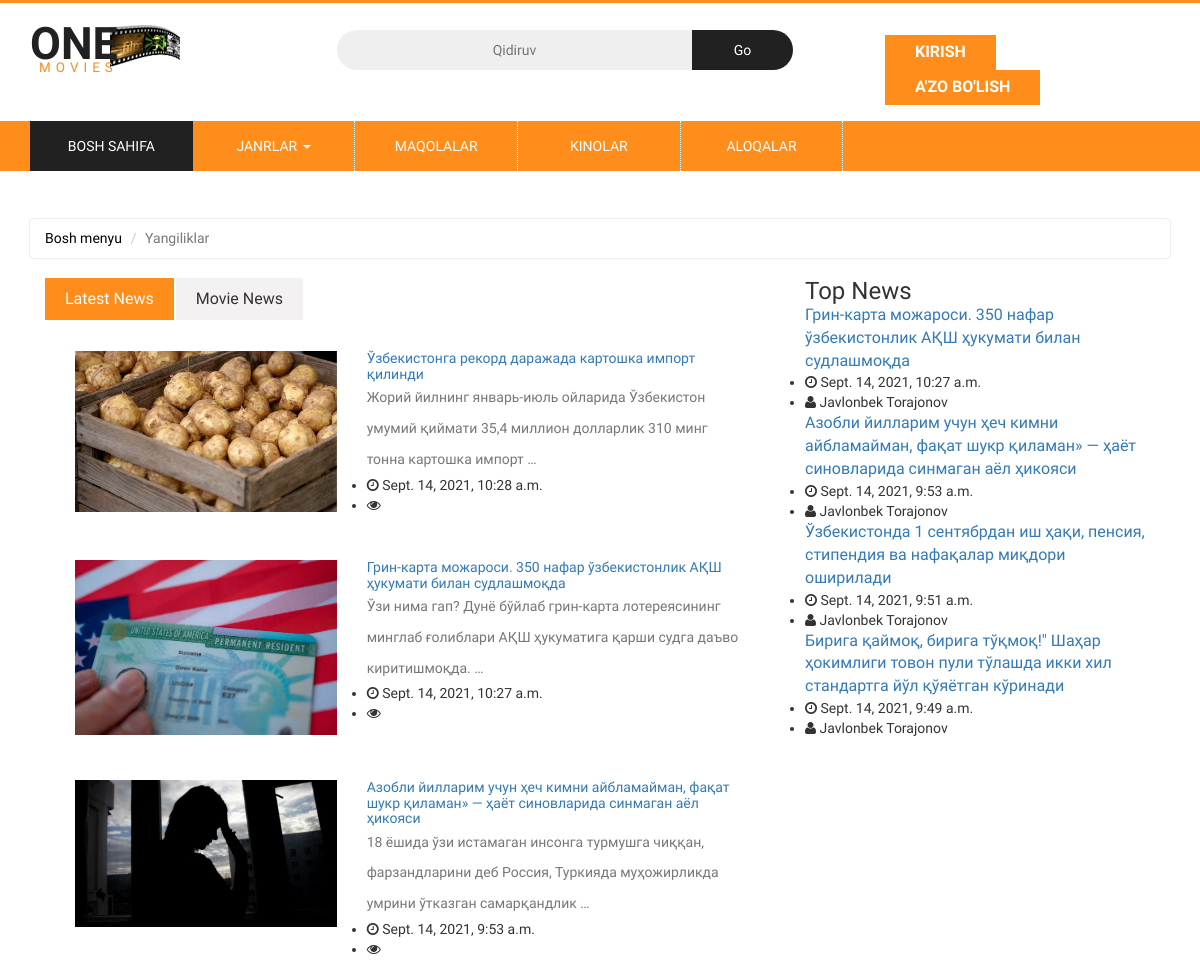
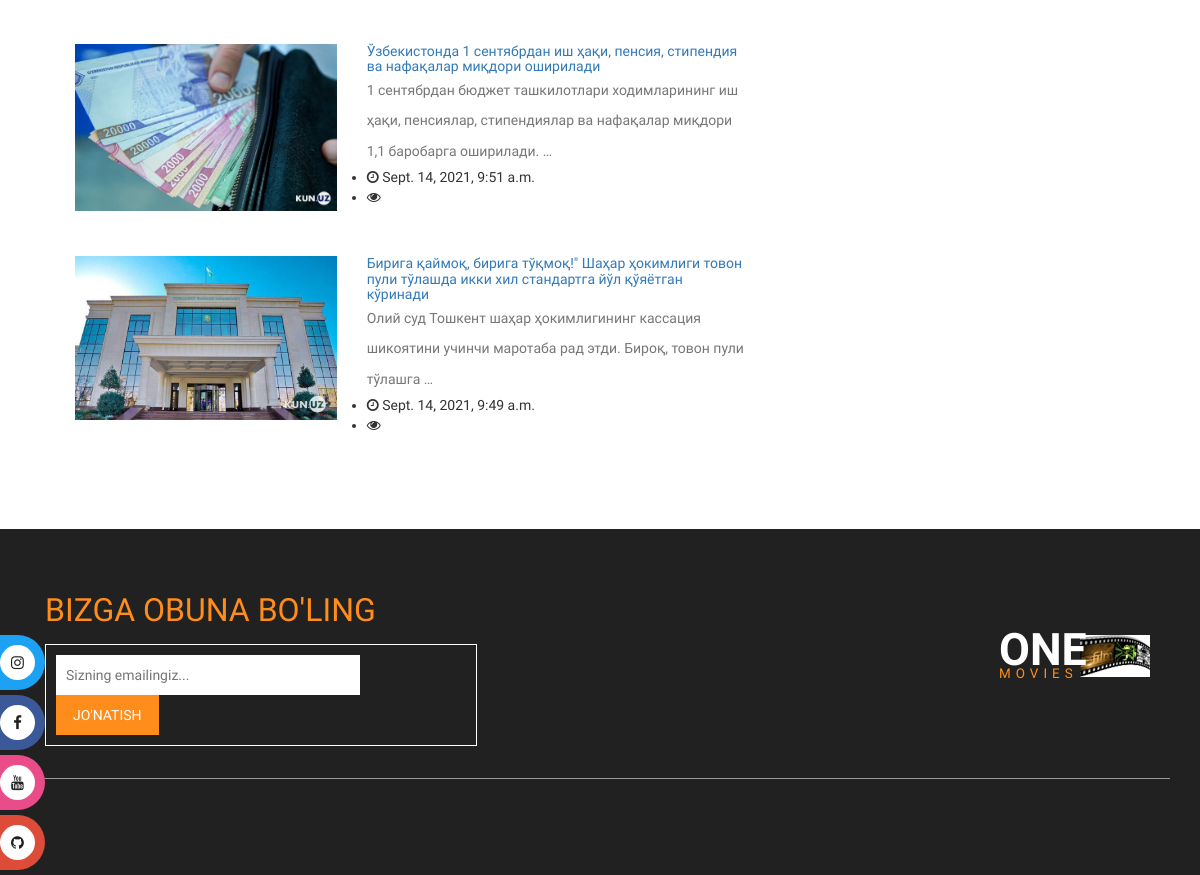
/posts/, run on the app's committed database (2 pictures, top to bottom).
### movie/models.py (models this page shows, shortened)
class Post(models.Model):
	title = models.CharField('Maqola nomi', max_length=450)
	slug = models.SlugField('*', max_length=100, unique=True)
	category = models.ForeignKey(
		PostCategory,
		on_delete=models.CASCADE,
		related_name='posts'
		)
	tag = models.ManyToManyField(Tags, related_name='posts')
	views = models.PositiveIntegerField('Views', default=0)
	top = models.BooleanField('Top post', default=False)
	body = models.TextField('Matni')
	image = models.ImageField('Poster', upload_to='post_posters/')
	author = models.CharField('Muallif', max_length=50)
	published = models.DateTimeField("Qo'shilgan sana", auto_now_add=True)
	class Meta:
		verbose_name = 'Maqola'
		verbose_name_plural = 'Maqolalar'
		ordering = ['-id']

### movie/views.py (the view)
# urls.py: path('posts/', views.AllPostView.as_view(), name='posts'),
class AllPostView(ListView):
	model = Post
	paginated_by = 10
	template_name = 'news.html'
	context_object_name = 'posts'

### movie/context_pro.py (called while the page is built)
def view_all(request):
	context = {
		'latest_post':Post.objects.all()[:5],
		'top_post':Post.objects.filter(top=True),
		'genres':Genre.objects.all(),
		'movies':Movie.objects.all().order_by('-id')[:6],
		'all_movies':Movie.objects.all().order_by('-id'),
	}
	return context

### movie/models.py (called while the page is built)
	def get_absolute_url(self):
		return reverse('movie:genre_detail', kwargs={'genre':self.slug})

### templates/news.html (shortened to what this page needs)
{% extends 'wrapper.html' %}
{% load static %}
{% block content %}
<div class="general_social_icons">
	<nav class="social">
		<ul>
			<li class="w3_twitter"><a href="https://www.instagram.com/javlonbek_dev">Instagram <i class="fa fa-instagram"></i></a></li>
			<li class="w3_facebook"><a href="https://www.facebook.com/javlonbek.torajonov.5">Facebook <i class="fa fa-facebook"></i></a></li>
			<li class="w3_dribbble"><a href="https://www.youtube.com/channel/UCv5X0oO1NxSOnDA5Vc63ucQ">Youtube <i class="fa fa-youtube"></i></a></li>
			<li class="w3_g_plus"><a href="https://www.github.com/Torajonov">GitHub <i class="fa fa-github"></i></a></li>
		</ul>
  </nav>
</div>
	<div class="faq">
			<div class="container">
				<div class="agileits-news-top">
					<ol class="breadcrumb">
					  <li><a href="{% url 'movie:home' %}">Bosh menyu</a></li>
					  <li class="active">Yangiliklar</li>
					</ol>
				</div>
				<div class="agileinfo-news-top-grids">
					<div class="col-md-8 wthree-top-news-left">
						<div class="wthree-news-left">
							<div class="bs-example bs-example-tabs" role="tabpanel" data-example-id="togglable-tabs">
								<ul id="myTab" class="nav nav-tabs" role="tablist">
									<li role="presentation" class="active"><a href="#home1" id="home1-tab" role="tab" data-toggle="tab" aria-controls="home1" aria-expanded="true">Latest News</a></li>
									<li role="presentation"><a href="#w3bsd" role="tab" id="w3bsd-tab" data-toggle="tab" aria-controls="w3bsd">Movie News</a></li>
								</ul>
								<div id="myTabContent" class="tab-content">
									<div role="tabpanel" class="tab-pane fade in active" id="home1" aria-labelledby="home1-tab">
			{% for post in posts %}
			<div class="wthree-news-top-left">
				<div class="col-md-12 w3-agileits-news-left">
					<div class="col-sm-5 wthree-news-img">
						<a href="{% url 'movie:post_detail' post.slug %}">
							<img width="100%" height="auto" src="{{post.image.url}}" alt="" />
						</a>
					</div>
					<div class="col-sm-7 wthree-news-info">
						<h5><a href="{% url 'movie:post_detail' post.slug %}">{{post.title}}</a></h5>
						<p>{{post.body|truncatewords:'15'}}</p>
						<ul>
							<li><i class="fa fa-clock-o" aria-hidden="true"></i> {{post.published}}</li>
							<li><i class="fa fa-eye" aria-hidden="true"></i> {{post.view}}</li>
						</ul>
					</div>
					<div class="clearfix"> </div>
				</div>
			</div>
				<div class="clearfix"> </div>
				<br>
				<br>
			{% endfor %}
									</div>
								</div>
							</div>
						</div>
					</div>
					<div class="col-md-4 wthree-news-right">
						<div class="news-right-bottom">
							<div class="wthree-news-right-heading">
								<h3>Top News</h3>
							</div>
							<div class="news-right-bottom-bg">
								<div class="news-grids-bottom">
									{% for post in top_post %}
									<div class="top-news-grid">
										<div class="top-news-grid-heading">
											<a href="{{post.get_absolute_url}}">{{post.title}}</a>
										</div>
										<div class="w3ls-news-t-grid top-t-grid">
											<ul>
												<li><i class="fa fa-clock-o"></i> {{post.published}}</li>
												<li><i class="fa fa-user"></i> {{post.author}}</li>
											</ul>
										</div>
									</div>
									{% endfor %}
								</div>
							</div>
						</div>
					</div>
					<div class="clearfix"> </div>
				</div>
			</div>
	</div>
{% endblock %}

### templates/wrapper.html (shortened to what this page needs)
<!DOCTYPE html>
<html lang="en">
<head>
<link href="/static/css/bootstrap.css" rel="stylesheet" type="text/css" media="all" />
<link href="/static/css/style.css" rel="stylesheet" type="text/css" media="all" />
<link rel="stylesheet" href="/static/css/contactstyle.css" type="text/css" media="all" />
<link rel="stylesheet" href="/static/css/faqstyle.css" type="text/css" media="all" />
<link href="/static/css/single.css" rel='stylesheet' type='text/css' />
<link href="/static/css/medile.css" rel='stylesheet' type='text/css' />
<link href="/static/css/jquery.slidey.min.css" rel="stylesheet">
<link href="/static/css/popuo-box.css" rel="stylesheet" type="text/css" media="all" />
<link rel="stylesheet" href="/static/css/font-awesome.min.css" />
<link href="/static/css/owl.carousel.css" rel="stylesheet" type="text/css" media="all">
</head>
<body>
	<div class="header">
		<div class="container">
			<div class="w3layouts_logo">
				<a href="http://127.0.0.1:8000/"><h1>One<span>Movies</span></h1></a>
			</div>
			<div class="w3_search">
				<form action="{% url 'movie:search' %}" method="get">
					<input type="text" name="search" placeholder="Qidiruv" required="">
					<input type="submit" value="Go">
				</form>
			</div>
			<div class="w3l_sign_in_register">
				<ul>
					{% if request.user.is_authenticated %}
					<li>
						<a href="{% url 'accounts:logout' %}">Chiqish</a>
					</li>
					{% else %}
					<li>
						<a href="{% url 'accounts:login' %}">Kirish</a>
					</li>
					<li>
						<a href="{% url 'accounts:register' %}">A'zo bo'lish</a>
					</li>
					{% endif %}
				</ul>
			</div>
		</div>
	</div>
	<div class="movies_nav">
		<div class="container">
			<nav class="navbar navbar-default">
				<div class="collapse navbar-collapse navbar-right" id="bs-example-navbar-collapse-1">
					<nav>
						<ul class="nav navbar-nav">
							<li class="active"><a href="http://127.0.0.1:8000/">Bosh sahifa</a></li>
							<li class="dropdown">
								<a href="#" class="dropdown-toggle" data-toggle="dropdown">Janrlar <b class="caret"></b></a>
							</li>
							<li><a href="{% url 'movie:posts' %}">Maqolalar</a></li>
							<li><a href="{% url 'movie:movies' %}">Kinolar</a></li>
							<li><a href="{% url 'movie:aloqalar' %}">Aloqalar</a></li>
						</ul>
					</nav>
				</div>
			</nav>
		</div>
	</div>
{% block content %}
{% endblock%}
	<div class="footer">
		<div class="container">
			<div class="w3ls_footer_grid">
				<div class="col-md-6 w3ls_footer_grid_left">
					<div class="w3ls_footer_grid_left1">
						<h2>Bizga obuna bo'ling</h2>
						<div class="w3ls_footer_grid_left1_pos">
							<form action="#" method="post">
								<input type="email" name="email" placeholder="Sizning emailingiz..." required="">
							<a href="http://t.me/web_site_makers/">	<input type="submit" value="Jo'natish"></a>
							</form>
						</div>
					</div>
				</div>
				<div class="col-md-6 w3ls_footer_grid_right">
					<a href="index.html"><h2>One<span>Movies</span></h2></a>
				</div>
				<div class="clearfix"> </div>
			</div>
		</div>
	</div>
</body>
</html>

### static/css/contactstyle.css (style rules this page uses)
html, body { font-size: 100%; font-family: 'Roboto Condensed', sans-serif; background:#ffffff; }
ul li,ol li { font-size:14px; }
p { margin:0; font-size:0.9em; }
h1,h2,h3,h4,h5,h6,a { font-family: 'Roboto Condensed', sans-serif; margin:0; }
ul,label { margin:0; padding:0; }
input[type="submit"],.agileinfo_chat a,.w3_customer_email_right a,ul.dropdown-menu.multi-column ul li a { transition:.5s ease-in; -webkit-transition:.5s ease-in; -moz-transition:.5s ease-in; -o-transition:.5s ease-in; -ms-transition:.5s ease-in; }

### static/css/faqstyle.css (style rules this page uses)
html, body { font-size: 100%; font-family: 'Roboto Condensed', sans-serif; background:#ffffff; }
ul li,ol li { font-size:14px; }
p { margin:0; font-size:0.9em; }
h1,h2,h3,h4,h5,h6,a { font-family: 'Roboto Condensed', sans-serif; margin:0; }
ul,label { margin:0; padding:0; }
input[type="submit"],.agileinfo_chat a,.w3_customer_email_right a,ul.dropdown-menu.multi-column ul li a { transition:.5s ease-in; -webkit-transition:.5s ease-in; -moz-transition:.5s ease-in; -o-transition:.5s ease-in; -ms-transition:.5s ease-in; }

### static/css/single.css (style rules this page uses)
html, body { font-size: 100%; font-family: 'Roboto Condensed', sans-serif; }

### static/css/medile.css (style rules this page uses)
html, body { font-size: 100%; font-family: 'Roboto Condensed', sans-serif; background:#ffffff; margin: 0; }
p,ul li,ol li { margin:0; font-size:14px; }
h1,h2,h3,h4,h5,h6 { margin:0; }
ul,label { margin:0; padding:0; }
ul#myTab li a { color: #333; }
.nav-tabs { border: none; }
ul#myTab { border: none; margin-bottom: 2em; }
.nav-tabs > li { float: left; margin-bottom: -1px; }
.nav-tabs > li > a { background: #f3f1f1; border: none; border-radius: 0; font-size: 16px; color: #fff; padding: 10px 20px; -webkit-transition: all 0.3s ease-in-out 0s; -o-transition: all 0.3s ease-in-out 0s; transition: all 0.3s ease-in-out 0s; }
.nav-tabs > li.active > a { border: none; }
.nav-tabs > li.active > a, .nav-tabs > li.active > a:hover, .nav-tabs > li.active > a:focus { background-color: #FF8D1B; border: none; border-radius: 0; color:#fff!important; }
.tab-content p { line-height: 2.2em; font-size: 14px; color: #777; }
.breadcrumb { background: #ffffff; box-shadow: 0px 0 2px #C1C1C1 !important; -o-box-shadow: 0px 0 2px #C1C1C1 !important; -moz-box-shadow: 0px 0 2px #C1C1C1 !important; -ms-box-shadow: 0px 0 2px #C1C1C1 !important; }
ol.breadcrumb li a { color: #000000 !important; text-decoration: none; }

### data on the page
Post: image (picture), title "Ўзбекистонга рекорд даражада картошка импорт қилинди", body "Жорий йилнинг январь-июль ойларида Ўзбекистон умумий қиймати 35,4 миллион долларлик 310 минг тонна картошка импорт …", published "Sept. 14, 2021, 10:28 a.m."
Post: image (picture), title "Грин-карта можароси. 350 нафар ўзбекистонлик АҚШ ҳукумати билан судлашмоқда", body "Ўзи нима гап? Дунё бўйлаб грин-карта лотереясининг минглаб ғолиблари АҚШ ҳукуматига қарши судга даъво киритишмоқда. …", published "Sept. 14, 2021, 10:27 a.m.", author "Javlonbek Torajonov"
Post: image (picture), title "Азобли йилларим учун ҳеч кимни айбламайман, фақат шукр қиламан» — ҳаёт синовларида синмаган аёл ҳикояси", body "18 ёшида ўзи истамаган инсонга турмушга чиққан, фарзандларини деб Россия, Туркияда муҳожирликда умрини ўтказган самарқандлик …", published "Sept. 14, 2021, 9:53 a.m.", author "Javlonbek Torajonov"
Post: image (picture), title "Ўзбекистонда 1 сентябрдан иш ҳақи, пенсия, стипендия ва нафақалар миқдори оширилади", body "1 сентябрдан бюджет ташкилотлари ходимларининг иш ҳақи, пенсиялар, стипендиялар ва нафақалар миқдори 1,1 баробарга оширилади. …", published "Sept. 14, 2021, 9:51 a.m.", author "Javlonbek Torajonov"
Post: image (picture), title "Бирига қаймоқ, бирига тўқмоқ!\" Шаҳар ҳокимлиги товон пули тўлашда икки хил стандартга йўл қўяётган кўринади", body "Олий суд Тошкент шаҳар ҳокимлигининг кассация шикоятини учинчи маротаба рад этди. Бироқ, товон пули тўлашга …", published "Sept. 14, 2021, 9:49 a.m.", author "Javlonbek Torajonov"
